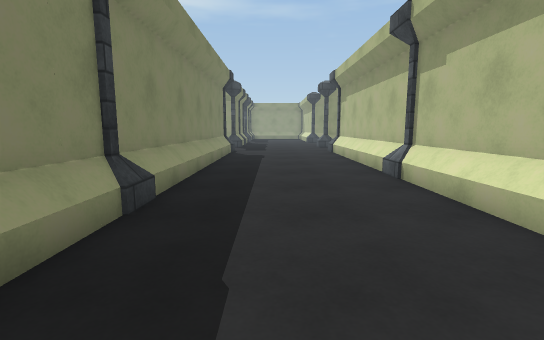
View 1 (above)

24 first-person views from a walk through a Unity game level. The camera is 1.2 m above the floor, tilts 8° down and sees 85° across. Doors are open. The floor is counted in squares, 1 m on a side. Each view is taken from the middle of a square. On the plan, view 1 faces up. The plan holds only what a view shows up to about 13 squares ahead; the rest is blank. The place goes on beyond the plan. The player character is not drawn. Surface patterns are stand-ins for the level's own textures.

View 2
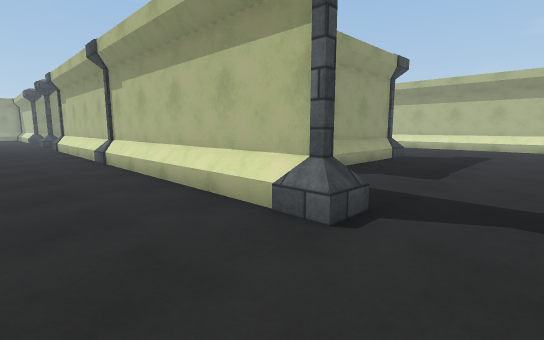

View 3
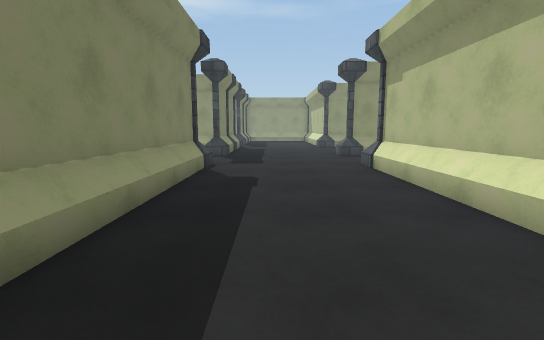

View 4
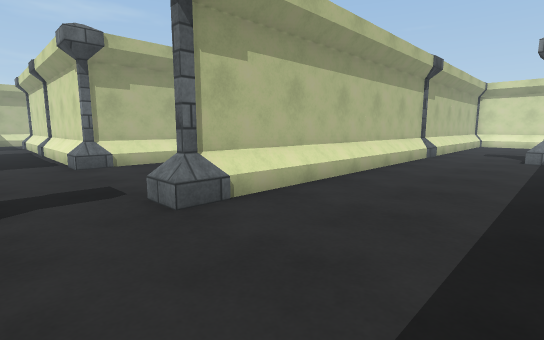

View 5
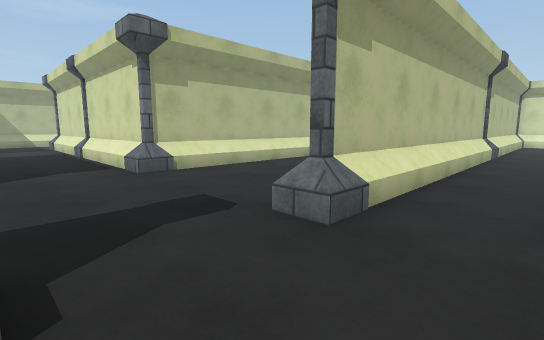

View 6
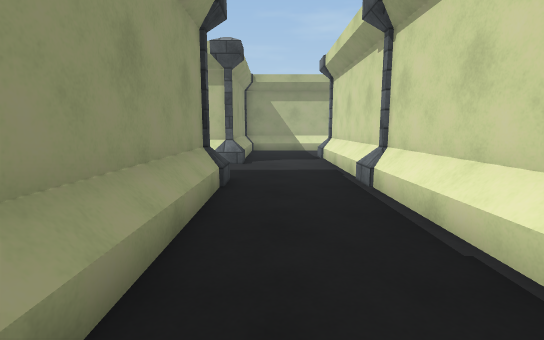

View 7
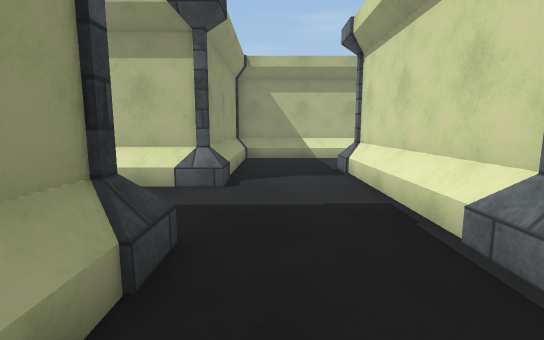

View 8
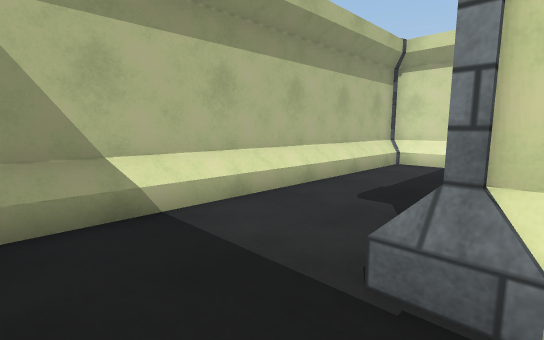

View 9
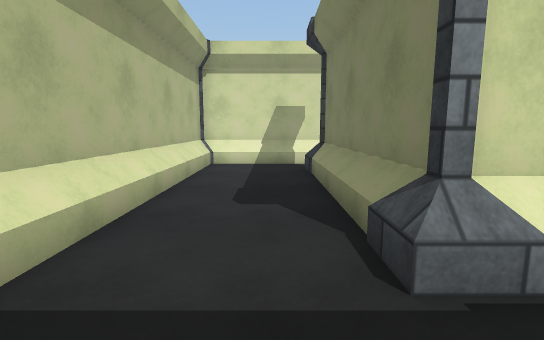

View 10
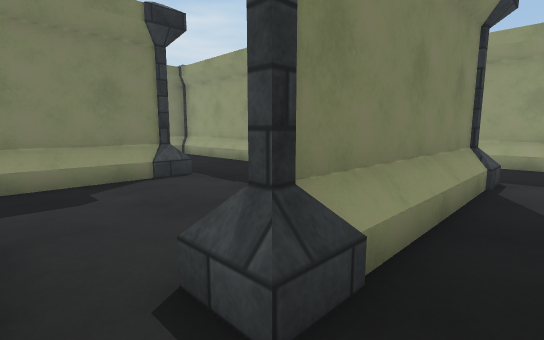

View 11
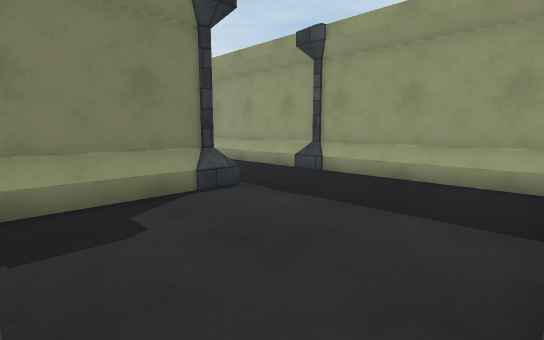

View 12
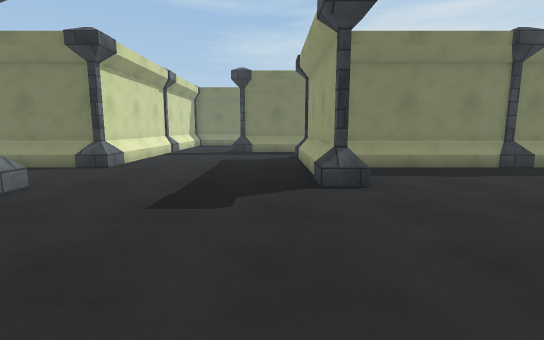

View 13
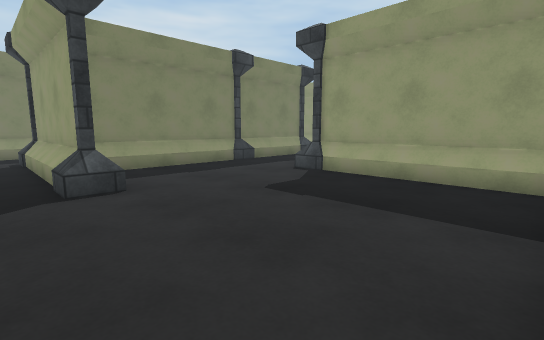

View 14
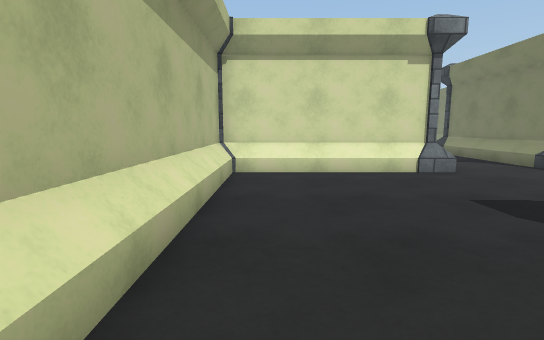

View 15
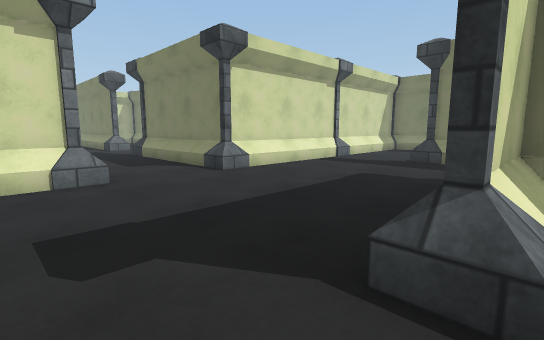

View 16
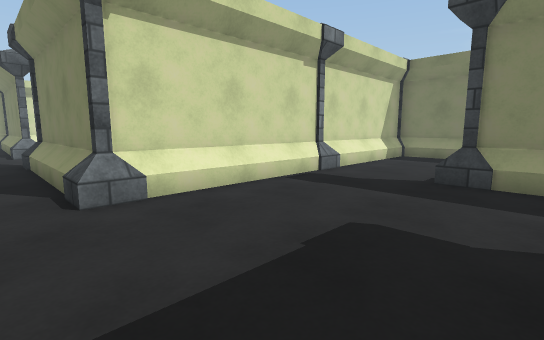

View 17
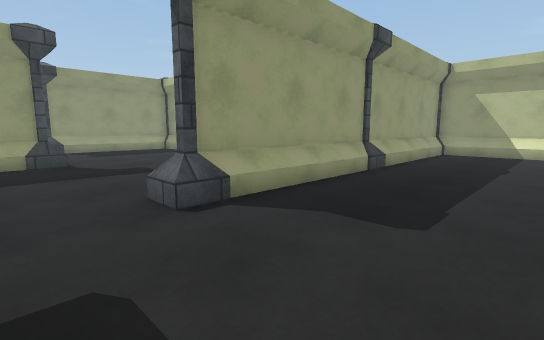

View 18
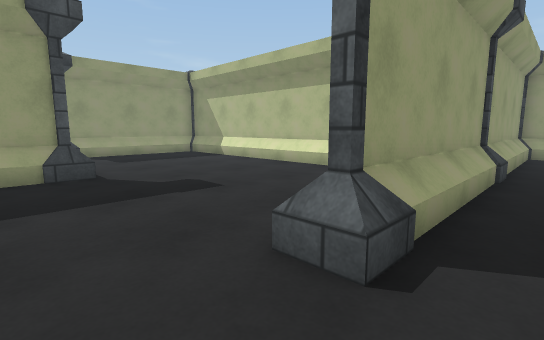

View 19
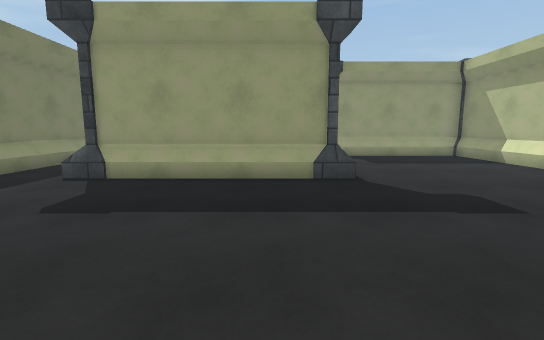

View 20
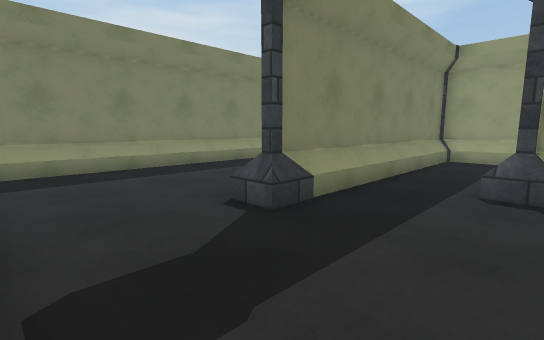

View 21
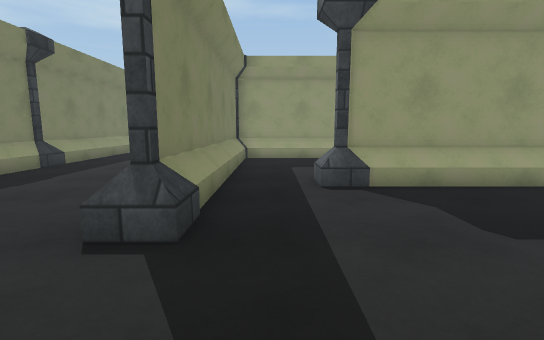

View 22
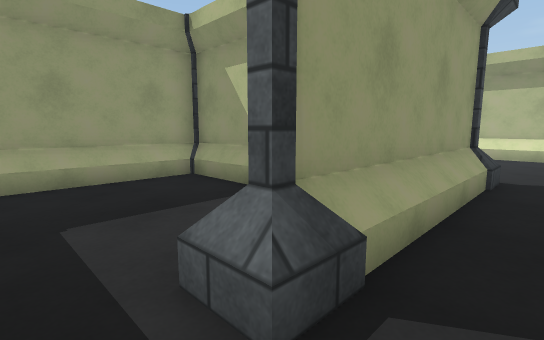

View 23
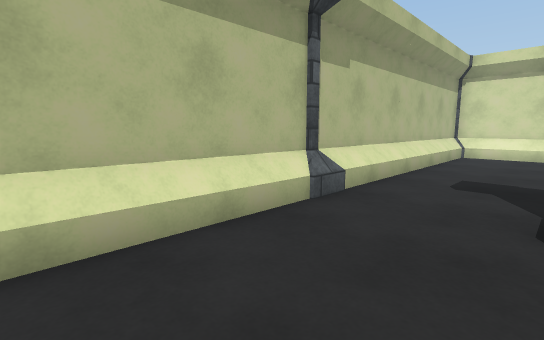

View 24
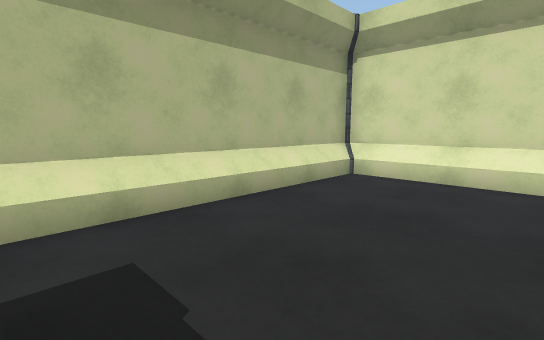

### Floor plan
Key: @ floor where view 1 was taken; # wall or solid block; . floor; / step, stairs or slope; D open door; P pillar.
Columns run from 7 left of view 1 to 27 right of it. Each row starts with its distance up from view 1.
 19   . PP.....P####PP..PP####P#
 18 . ......................../#
 17  ........................./#
 16 ....PP....PP....PP....PP../#
 15 ..../P..../#####PP#####P../#
 14 ..../#..../# ...DD.....#../#
 13 ..../#..../#   .DD.....#../#
 12 ..../#..../#      .....#../#
 11 ..../#..../#     P.....#../#
 10 ..../#..../#     #.....#../#
  9 ..../#..../#     #....PP../#
  8 ..../#..../#     #..PP/////#
  7 ..../#....P######P...P####P#
  6  .../#..../#.....#......../#
  5 PPDDD#..../#.....#......../#
  4  PDDPP..../#.... #......../#
  3  .../#..../#...  #......../#
  2 ..../#..../#.PP  #.PP...../#
  1  .../#..../#..P####PP...../#
  0 ..../#.@../#............../#
 -1 ..../#..../#............../#
 -2 ..../#....PP............../#
 -3 ..../#....DD............../#
 -4 ..../#....DD............../#
 -5 /////#....PP....PP..PP/////#  DD PP
 -6 ####PP####PP#####P...P####PP######P
 -7                  #................#
 -8                  #................#
 -9                  #................#
-10                  #............

Where each view was taken, in squares from view 1:
view 1: 0 up, 0 right, facing up
view 2: 4 down, 0 right, facing up-right
view 3: 6 up, 0 right, facing up
view 4: 18 up, 7 left, facing down-right
view 5: 19 up, 5 left, facing down-right
view 6: 18 up, 3 right, facing right
view 7: 18 up, 7 right, facing right
view 8: 18 up, 15 right, facing down-right
view 9: 18 up, 17 right, facing down
view 10: 8 up, 17 right, facing up-left
view 11: 8 up, 15 right, facing up-left
view 12: 0 up, 19 right, facing left
view 13: 0 up, 19 right, facing up-left
view 14: 3 up, 18 right, facing down
view 15: 2 up, 15 right, facing down-left
view 16: 0 up, 11 right, facing down-left
view 17: 10 down, 11 right, facing up-right
view 18: 7 down, 11 right, facing up-right
view 19: 6 down, 11 right, facing up
view 20: 5 down, 7 right, facing up-left
view 21: 5 down, 5 right, facing up
view 22: 0 up, 5 right, facing up-right
view 23: 9 up, 6 left, facing down-right
view 24: 2 up, 7 left, facing down-right
